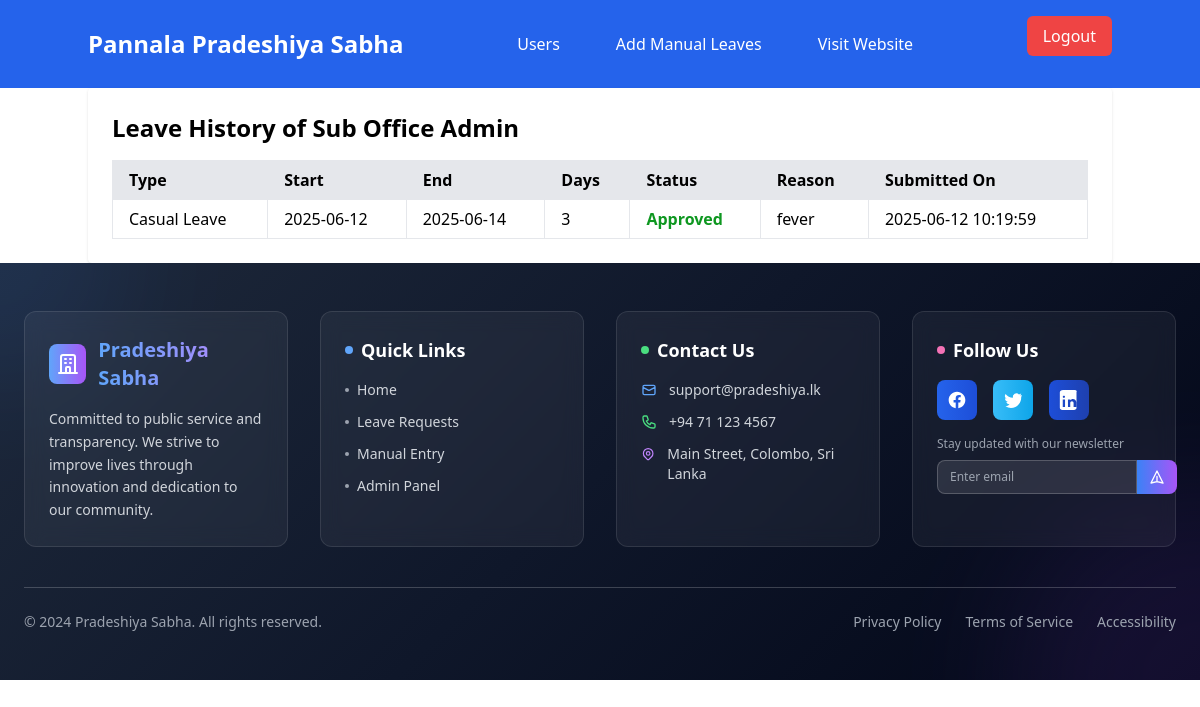
/admin/user-leave-history.php?id=7, run on the app's committed database.
### tables this page shows
CREATE TABLE `wp_pradeshiya_sabha_users` (
  `ID` int(11) NOT NULL,
  `username` varchar(255) NOT NULL,
  `password` varchar(255) NOT NULL,
  `first_name` varchar(255) NOT NULL,
  `last_name` varchar(255) NOT NULL,
  `gender` enum('Male','Female') NOT NULL,
  `email` varchar(255) NOT NULL,
  `birthdate` date NOT NULL,
  `address` text NOT NULL,
  `NIC` varchar(12) NOT NULL,
  `service_number` varchar(50) NOT NULL,
  `phone_number` varchar(20) DEFAULT NULL,
  `designation` varchar(255) NOT NULL,
  `head_of_department` varchar(255) NOT NULL,
  `sub_office` varchar(255) NOT NULL,
  `date_of_joining` date NOT NULL,
  `created_at` timestamp NOT NULL DEFAULT current_timestamp(),
  `updated_at` timestamp NOT NULL DEFAULT current_timestamp() ON UPDATE current_timestamp(),
  `leave_balance` int(11) NOT NULL DEFAULT 20,
  `duty_leave_count` int(11) DEFAULT 0,
  `casual_leave_balance` int(11) DEFAULT 7,
  `sick_leave_balance` int(11) DEFAULT 7,
  `department_id` int(11) DEFAULT NULL,
  `designation_id` int(11) DEFAULT NULL
);

CREATE TABLE `wp_leave_request` (
  `request_id` int(11) NOT NULL,
  `user_id` int(11) NOT NULL,
  `leave_type` varchar(50) DEFAULT NULL,
  `leave_start_date` date NOT NULL,
  `leave_end_date` date NOT NULL,
  `number_of_days` int(11) NOT NULL,
  `reason` text DEFAULT NULL,
  `substitute` varchar(255) DEFAULT NULL,
  `status` int(11) DEFAULT NULL COMMENT '1-pending, 2-accept, 3-reject',
  `step_1_approver_id` int(11) DEFAULT NULL,
  `step_1_status` enum('pending','approved','rejected') DEFAULT 'pending',
  `step_1_date` datetime DEFAULT NULL,
  `step_2_approver_id` int(11) DEFAULT NULL,
  `step_2_status` enum('pending','approved','rejected') DEFAULT 'pending',
  `step_2_date` datetime DEFAULT NULL,
  `step_3_approver_id` int(11) DEFAULT NULL,
  `step_3_status` enum('pending','approved','rejected') DEFAULT 'pending',
  `step_3_date` datetime DEFAULT NULL,
  `final_status` enum('pending','approved','rejected') DEFAULT 'pending',
  `created_at` timestamp NOT NULL DEFAULT current_timestamp(),
  `updated_at` timestamp NOT NULL DEFAULT current_timestamp() ON UPDATE current_timestamp(),
  `sub_office` varchar(255) NOT NULL,
  `office_type` enum('head','sub') DEFAULT 'head',
  `rejection_remark` text DEFAULT NULL,
  `department_id` int(11) DEFAULT NULL
);

### admin/user-leave-history.php (the view, shortened to what this page needs)
<?php
require '../includes/dbconfig.php';
require '../includes/admin-navbar.php';
$user_id = intval($_GET['id']);
$sql_user = "SELECT first_name, last_name FROM wp_pradeshiya_sabha_users WHERE ID = ?";
$stmt_user = $conn->prepare($sql_user);
$stmt_user->bind_param("i", $user_id);
$stmt_user->execute();
$result_user = $stmt_user->get_result();
$user = $result_user->fetch_assoc();
$sql_leaves = "SELECT * FROM wp_leave_request WHERE user_id = ? ORDER BY created_at DESC";
$stmt = $conn->prepare($sql_leaves);
$stmt->bind_param("i", $user_id);
$stmt->execute();
$result = $stmt->get_result();
?>
<!DOCTYPE html>
<html lang="en">
<head>
    <script src="https://cdn.tailwindcss.com"></script>
</head>
<body>
    <div class="max-w-5xl mx-auto bg-white p-6 rounded shadow">
        <h2 class="text-2xl font-bold mb-4">Leave History of <?= htmlspecialchars($user['first_name'] . ' ' . $user['last_name']); ?></h2>
        <div class="overflow-x-auto">
            <table class="min-w-full border">
                <thead>
                    <tr class="bg-gray-200 text-left">
                        <th class="px-4 py-2 border">Type</th>
                        <th class="px-4 py-2 border">Start</th>
                        <th class="px-4 py-2 border">End</th>
                        <th class="px-4 py-2 border">Days</th>
                        <th class="px-4 py-2 border">Status</th>
                        <th class="px-4 py-2 border">Reason</th>
                        <th class="px-4 py-2 border">Submitted On</th>
                    </tr>
                </thead>
                <tbody>
                    <?php if ($result->num_rows > 0): ?>
                        <?php while ($row = $result->fetch_assoc()): ?>
                            <tr class="border-b hover:bg-gray-100">
                                <td class="px-4 py-2 border"><?php echo htmlspecialchars($row['leave_type']); ?></td>
                                <td class="px-4 py-2 border"><?php echo htmlspecialchars($row['leave_start_date']); ?></td>
                                <td class="px-4 py-2 border"><?php echo htmlspecialchars($row['leave_end_date']); ?></td>
                                <td class="px-4 py-2 border"><?php echo htmlspecialchars($row['number_of_days']); ?></td>
                                <td class="px-4 py-2 border">
                                    <?php
                                    $statusText = match ($row['status']) {
                                        1 => 'Pending',
                                        2 => 'Approved',
                                        3 => 'Rejected',
                                        default => 'Unknown',
                                    };
                                    $statusColor = match ($row['status']) {
                                        'Pending' => 'text-yellow-600',
                                        'Approved' => 'text-green-600',
                                        'Rejected' => 'text-red-600',
                                        default => 'text-gray-600',
                                    };
                                    ?>
                                    <span class="<?= $statusColor ?> font-semibold"><?php echo htmlspecialchars($statusText); ?></span>
                                </td>
                                <td class="px-4 py-2 border"><?php echo htmlspecialchars($row['reason']); ?></td>
                                <td class="px-4 py-2 border"><?php echo htmlspecialchars($row['created_at']); ?></td>
                            </tr>
                        <?php endwhile; ?>
                    <?php else: ?>
                        <tr>
                            <td colspan="7" class="px-4 py-4 text-center text-gray-500">No leave history found.</td>
                        </tr>
                    <?php endif; ?>
                </tbody>
            </table>
        </div>
    </div>
    <?php require '../includes/admin-footer.php'; ?>
</body>
</html>

### includes/admin-navbar.php (shortened to what this page needs)
<nav class="bg-blue-600 p-4">
    <div class="container mx-auto flex items-center justify-between">
        <div class="text-white text-2xl font-bold">
            <a href="./admin-dashboard.php">Pannala Pradeshiya Sabha</a>
        </div>
        <div class="hidden md:flex space-x-6">
            <a href="./manage-users.php" class="text-white hover:bg-blue-700 px-4 py-2 rounded-md">Users</a>
            <a href="./add-manual-leaves.php" class="text-white hover:bg-blue-700 px-4 py-2 rounded-md">Add Manual Leaves</a>
            <a href="https://pannalaps.lk/" target="_blank" class="text-white hover:bg-blue-700 px-4 py-2 rounded-md">Visit Website</a>
        </div>
        <form method="POST" action="../logout.php">
            <button type="submit" class="bg-red-500 text-white px-4 py-2 rounded-md hover:bg-red-600">Logout</button>
        </form>
    </div>
</nav>

### includes/admin-footer.php (shortened to what this page needs)
<!DOCTYPE html>
<html lang="en" class="h-full">
<head>
    <script src="https://cdn.tailwindcss.com"></script>
</head>
<body>
    <footer class="footer-gradient text-white relative overflow-hidden">
        <div class="absolute inset-0 opacity-10">
            <div class="absolute top-0 left-0 w-64 h-64 bg-blue-500 rounded-full blur-3xl transform -translate-x-32 -translate-y-32"></div>
            <div class="absolute bottom-0 right-0 w-96 h-96 bg-purple-500 rounded-full blur-3xl transform translate-x-48 translate-y-48"></div>
        </div>
        <div class="relative z-10 py-12 px-6">
            <div class="max-w-7xl mx-auto grid grid-cols-1 md:grid-cols-4 gap-8">
                <div class="glass-card rounded-xl p-6">
                    <div class="flex items-center mb-4">
                        <div class="w-10 h-10 bg-gradient-to-r from-blue-400 to-purple-500 rounded-lg flex items-center justify-center mr-3">
                            <svg class="w-6 h-6 text-white" fill="none" stroke="currentColor" viewBox="0 0 24 24">
                                <path stroke-linecap="round" stroke-linejoin="round" stroke-width="2" d="M19 21V5a2 2 0 00-2-2H7a2 2 0 00-2 2v16m14 0h2m-2 0h-5m-9 0H3m2 0h5M9 7h1m-1 4h1m4-4h1m-1 4h1m-5 10v-5a1 1 0 011-1h2a1 1 0 011 1v5m-4 0h4"></path>
                            </svg>
                        </div>
                        <h2 class="text-xl font-bold bg-gradient-to-r from-blue-400 to-purple-400 bg-clip-text text-transparent">
                        </h2>
                    </div>
                    <p class="text-sm text-gray-300 leading-relaxed">
                        Committed to public service and transparency. We strive to improve lives through innovation and dedication to our community.
                    </p>
                </div>
                <div class="glass-card rounded-xl p-6">
                    <h3 class="text-lg font-semibold mb-4 flex items-center">
                        <span class="w-2 h-2 bg-blue-400 rounded-full mr-2"></span>
                        Quick Links
                    </h3>
                    <ul class="space-y-3 text-sm text-gray-300">
                        <li><a href="#" class="hover-glow hover:text-blue-400 flex items-center transition-all duration-300">
                            <span class="w-1 h-1 bg-gray-400 rounded-full mr-2"></span>Home
                        </a></li>
                        <li><a href="#" class="hover-glow hover:text-blue-400 flex items-center transition-all duration-300">
                            <span class="w-1 h-1 bg-gray-400 rounded-full mr-2"></span>Leave Requests
                        </a></li>
                        <li><a href="#" class="hover-glow hover:text-blue-400 flex items-center transition-all duration-300">
                            <span class="w-1 h-1 bg-gray-400 rounded-full mr-2"></span>Manual Entry
                        </a></li>
                        <li><a href="#" class="hover-glow hover:text-blue-400 flex items-center transition-all duration-300">
                            <span class="w-1 h-1 bg-gray-400 rounded-full mr-2"></span>Admin Panel
                        </a></li>
                    </ul>
                </div>
                <div class="glass-card rounded-xl p-6">
                    <h3 class="text-lg font-semibold mb-4 flex items-center">
                        <span class="w-2 h-2 bg-green-400 rounded-full mr-2"></span>
                        Contact Us
                    </h3>
                    <ul class="text-sm text-gray-300 space-y-3">
                        <li class="flex items-center group">
                            support@pradeshiya.lk
                        </li>
                        <li class="flex items-center group">
                            +94 71 123 4567
                        </li>
                        <li class="flex items-start group">
                            Main Street, Colombo, Sri Lanka
                        </li>
                    </ul>
                </div>
                <div class="glass-card rounded-xl p-6">
                    <h3 class="text-lg font-semibold mb-4 flex items-center">
                        <span class="w-2 h-2 bg-pink-400 rounded-full mr-2"></span>
                        Follow Us
                    </h3>
                    <div class="flex space-x-4">
                        <a href="#" class="social-icon w-10 h-10 bg-gradient-to-r from-blue-600 to-blue-700 rounded-lg flex items-center justify-center hover:from-blue-500 hover:to-blue-600" aria-label="Facebook">
                        </a>
                        <a href="#" class="social-icon w-10 h-10 bg-gradient-to-r from-sky-400 to-sky-500 rounded-lg flex items-center justify-center hover:from-sky-300 hover:to-sky-400" aria-label="Twitter">
                        </a>
                        <a href="#" class="social-icon w-10 h-10 bg-gradient-to-r from-blue-700 to-blue-800 rounded-lg flex items-center justify-center hover:from-blue-600 hover:to-blue-700" aria-label="LinkedIn">
                        </a>
                    </div>
                    <div class="mt-4">
                        <p class="text-xs text-gray-400 mb-2">Stay updated with our newsletter</p>
                        <div class="flex">
                            <input type="email" placeholder="Enter email" class="flex-1 px-3 py-2 text-xs bg-white/10 border border-white/20 rounded-l-lg focus:outline-none focus:border-blue-400 text-white placeholder-gray-400">
                            <button class="px-3 py-2 bg-gradient-to-r from-blue-500 to-purple-500 rounded-r-lg hover:from-blue-400 hover:to-purple-400 transition-all duration-300">
                                <svg class="w-4 h-4 text-white" fill="none" stroke="currentColor" viewBox="0 0 24 24">
                                    <path stroke-linecap="round" stroke-linejoin="round" stroke-width="2" d="M12 19l9 2-9-18-9 18 9-2zm0 0v-8"></path>
                                </svg>
                            </button>
                        </div>
                    </div>
                </div>
            </div>
            <div class="mt-10 border-t border-white/20 pt-6">
                <div class="flex flex-col md:flex-row justify-between items-center text-sm text-gray-400">
                    <div class="mb-4 md:mb-0">
                        <p>&copy; 2024 Pradeshiya Sabha. All rights reserved.</p>
                    </div>
                    <div class="flex space-x-6">
                        <a href="#" class="hover:text-white transition-colors">Privacy Policy</a>
                        <a href="#" class="hover:text-white transition-colors">Terms of Service</a>
                        <a href="#" class="hover:text-white transition-colors">Accessibility</a>
                    </div>
                </div>
            </div>
        </div>
    </footer>
</body>
</html>

### includes/admin-footer.php (style rules this page uses)
.footer-gradient { background: linear-gradient(135deg, #1e293b 0%, #0f172a 50%, #020617 100%); }
.glass-card { background: rgba(255, 255, 255, 0.05); backdrop-filter: blur(10px); border: 1px solid rgba(255, 255, 255, 0.1); }
.social-icon { transition: all 0.3s cubic-bezier(0.4, 0, 0.2, 1); }

### data on the page
wp_pradeshiya_sabha_users: first_name+last_name "Sub Office Admin"
wp_leave_request: leave_type "Casual Leave", leave_start_date "2025-06-12", leave_end_date "2025-06-14", number_of_days "3", status "Approved", reason "fever", created_at "2025-06-12 10:19:59"
